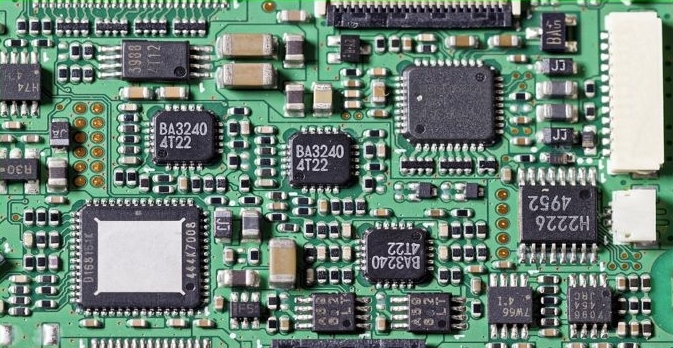
%> input picture CA3/PCB.jpg, 673 x 348 px
$ octave p2.m   (GNU Octave 9; MATLAB toolbox functions it lacks are replaced by stand-ins)
%> lines starting %> are read from the running program, lines starting %| are printed output that depends on the picture; in (x1, y1, x2, y2) boxes, pixels count from 0 and x2, y2 are one past the last pixel; in counts of white or black regions, pixels touching at a corner belong together; the program's own positions count from 1
clc
close all;
clear;
tic;
% SELECTING THE TEST DATA
%%%%%%%%%%%%%%%%%%%%%%%%%%%%%%%%%%%%%%%%%%%%%%%%%%%%%%%%%%%%%%%%%%
[file,path]=uigetfile({'*.jpg;*.bmp;*.png;*.tif'},'Choose an image');
%> the answer given: ../CA3/PCB.jpg
s=[path,file];
picture=imread(s);
%> picture is the input picture: size 348x673x3 uint8; mean R, G, B 106.9, 128.7, 116.9
figure
subplot(1,2,1)
imshow(picture)
picture=imresize(picture,[300 500]);
%> picture: size 300x500x3 uint8
subplot(1,2,2)
imshow(picture)

%RGB2GRAY
%%%%%%%%%%%%%%%%%%%%%%%%%%%%%%%%%%%%%%%%%%%%%%%%%%%%%%%%%%%%%%%%%%
picture=rgb2gray(picture);
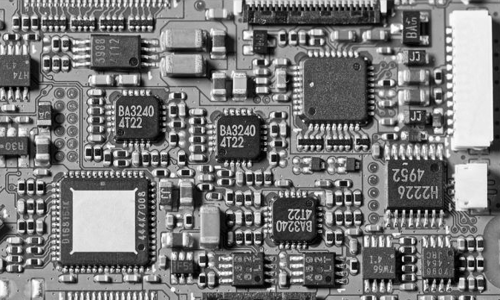
%> picture: size 300x500 uint8; min 0, max 255, mean 120.9
figure
subplot(1,2,1)
imshow(picture)

% THRESHOLDIG and CONVERSION TO A BINARY IMAGE
%%%%%%%%%%%%%%%%%%%%%%%%%%%%%%%%%%%%%%%%%%%%%%%%%%%%%%%%%%%%%%%%%%
threshold = graythresh(picture);
%> threshold = 0.49
picture =~imbinarize(picture,threshold);
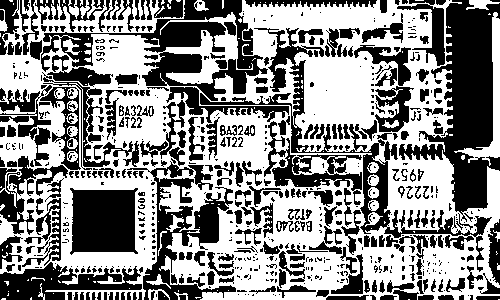
%> picture: size 300x500 logical; 54.4% white; 694 black regions (411 under 20 px), largest, box (x1, y1, x2, y2) and area: (399, 0, 500, 222) 9302, (41, 0, 268, 101) 6580, (200, 28, 492, 272) 5268
subplot(1,2,2)
imshow(picture)

% Removing the small objects and background
%%%%%%%%%%%%%%%%%%%%%%%%%%%%%%%%%%%%%%%%%%%%%%%%%%%%%%%%%%%%%%%%%%
figure
picture = bwareaopen(picture,1000); % removes all connected components (objects) that have fewer than 500 pixels from the binary image
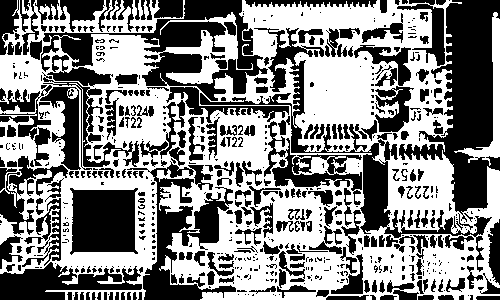
%> picture: size 300x500 logical; 52.4% white; 674 black regions (395 under 20 px), largest, box (x1, y1, x2, y2) and area: (399, 0, 500, 222) 9543, (41, 0, 268, 101) 6917, (200, 28, 492, 272) 5844
subplot(1,3,1)
imshow(picture)
background=bwareaopen(picture,7000);
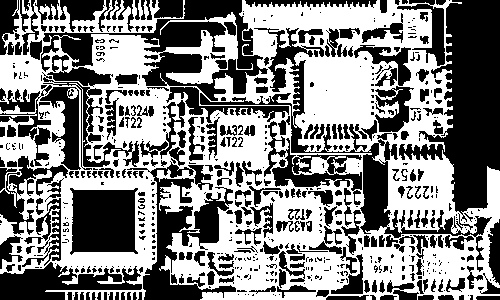
%> background: size 300x500 logical; 51.5% white; 674 black regions (395 under 20 px), largest, box (x1, y1, x2, y2) and area: (399, 0, 500, 222) 10913, (41, 0, 268, 101) 6917, (200, 28, 492, 272) 5844
subplot(1,3,2)
imshow(background)
picture2=picture-background;
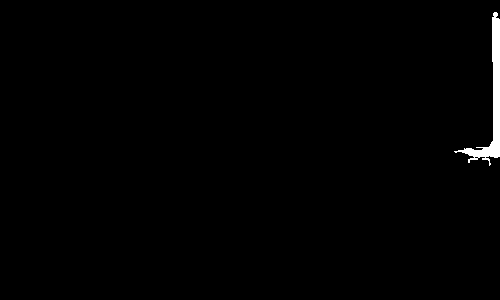
%> picture2: size 300x500 double; values 0 (black) and 1 (white), 0.91% white; 1 white region
subplot(1,3,3)
imshow(picture2)

%%
% Labeling connected components
%%%%%%%%%%%%%%%%%%%%%%%%%%%%%%%%%%%%%%%%%%%%%%%%%%%%%%%%%%%%%%%%%%
figure
imshow(picture2)
[L,Ne]=bwlabel(picture2);
%> Ne = 1
propied=regionprops(L,'BoundingBox');
%> propied = 1 region; box (x1, y1, x2, y2): (454, 12, 500, 166)
hold on
for n=1:size(propied,1)
    rectangle('Position',propied(n).BoundingBox,'EdgeColor','g','LineWidth',2)
end
%> this loop made 1 pass
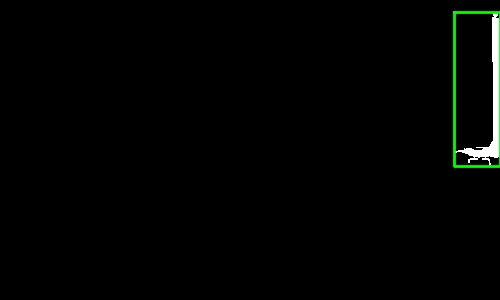
%> figure redrawn from the program's plot data
hold off


% Decision Making
%%%%%%%%%%%%%%%%%%%%%%%%%%%%%%%%%%%%%%%%%%%%%%%%%%%%%%%%%%%%%%%%%%

% Loading the mapset
load TRAININGSETFARSI;
totalLetters=size(TRAIN,2);


figure
final_output=[];
t=[];
ki=zeros(1,Ne);
for n=1:Ne
    [r,c]=find(L==n);
    Y=picture2(min(r):max(r),min(c):max(c));
    imshow(Y)
    %Y=imresize(Y,[42,24]);
    imshow(Y)
    pause(0.2)

    %%
    ro=zeros(1,totalLetters);
    for k=1:totalLetters
        ro(k)=corr2(TRAIN{1,k},imresize(Y,size(TRAIN{1,k})));
    end
%%
    [MAXRO,pos]=max(ro);
    if MAXRO>.45
        out=cell2mat(TRAIN(2,pos));
        final_output=[final_output out];
    end
end
%> this loop made 1 pass
%> (MAXRO, pos) on pass 1: (0.401, 7)
%> pass 1, `Y=picture2(min(r):max(r),min(c):max(c));`:
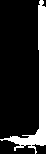
%> Y: size 154x46 double; values 0 (black) and 1 (white), 19.3% white; 1 white region, box (x1, y1, x2, y2) and area: (0, 0, 46, 154) 1370
%> after the loop, ro = 21 values, max 0.401 at index 7, min -0.309 at index 18, mean -0.0518


% Printing the plate
%%%%%%%%%%%%%%%%%%%%%%%%%%%%%%%%%%%%%%%%%%%%%%%%%%%%%%%%%%%%%%%%%%
file = fopen('farsi_number_Plate.txt', 'wt');
fprintf(file,'%s\n',final_output);
fclose(file);
winopen('farsi_number_Plate.txt')
toc
